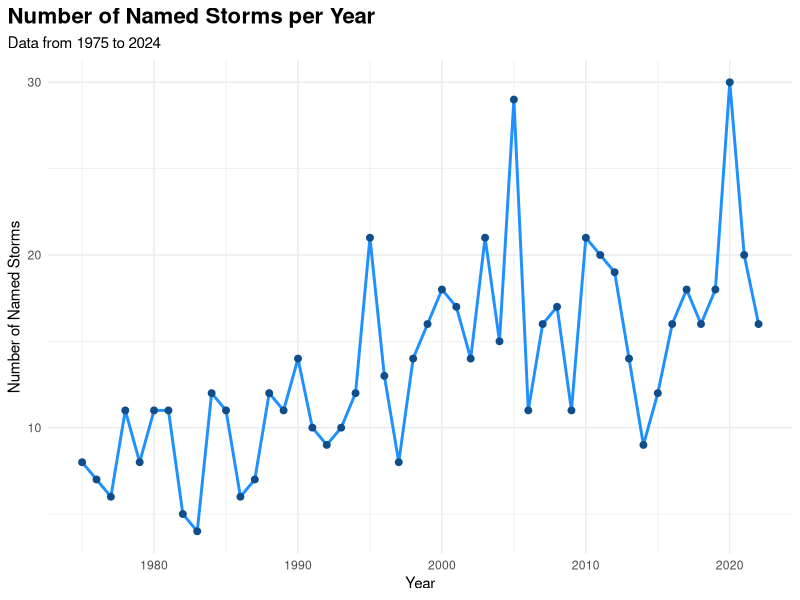

Here is the R script that generated this plot:
## ---- chunk 1
suppressPackageStartupMessages(library(tidyverse))
## ---- chunk 2
storms %>%
  group_by(year) %>%
  summarize(n_storms = n_distinct(name), .groups = "drop") %>%
  ggplot(aes(x = year, y = n_storms)) +
  geom_line(color = "dodgerblue", linewidth = 1) +
  geom_point(color = "dodgerblue4", size = 2) +
  labs(
    title = "Number of Named Storms per Year",
    subtitle = "Data from 1975 to 2024",
    x = "Year",
    y = "Number of Named Storms"
  ) +
  theme_minimal() +
  theme(
    plot.title = element_text(face = "bold", size = 16),
    plot.title.position = "plot"
  )
